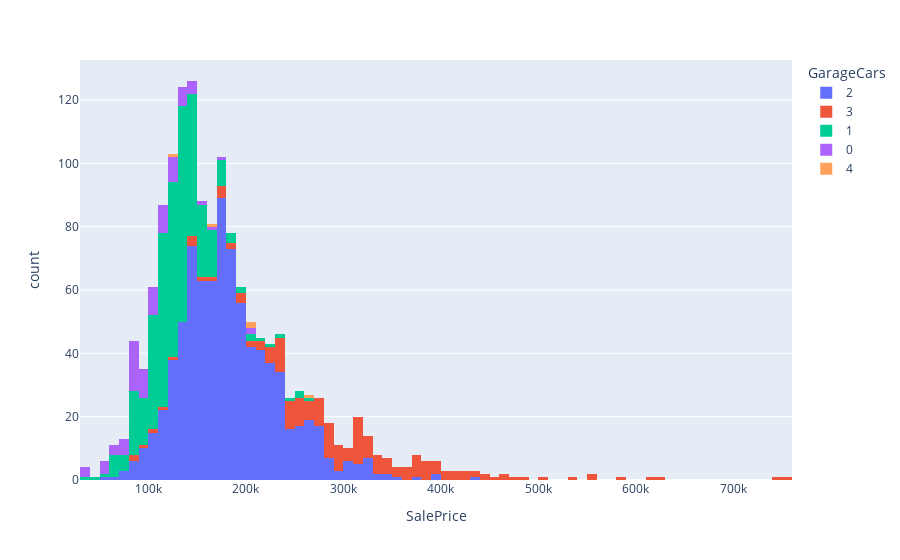

Notebook code for this chart:
### Code cell
fig = px.histogram(
    prices_df,
    x="SalePrice",
    color="GarageCars", 
)
fig.show()

### Figure 1 — Plotly figure (JSON) as saved in the notebook; plotly's stock layout.template omitted (floating-point values rounded to 4 significant figures; data arrays with more than 128 entries replaced by an {"elided": "..."} marker saying what was removed)
{"data": [{"alignmentgroup": "True", "bingroup": "x", "hovertemplate": "GarageCars=2<br>SalePrice=%{x}<br>count=%{y}<extra></extra>", "legendgroup": "2", "marker": {"color": "#636efa", "pattern": {"shape": ""}}, "name": "2", "offsetgroup": "2", "orientation": "v", "showlegend": true, "type": "histogram", "x": {"elided": "824 int values"}, "xaxis": "x", "yaxis": "y"}, {"alignmentgroup": "True", "bingroup": "x", "hovertemplate": "GarageCars=3<br>SalePrice=%{x}<br>count=%{y}<extra></extra>", "legendgroup": "3", "marker": {"color": "#EF553B", "pattern": {"shape": ""}}, "name": "3", "offsetgroup": "3", "orientation": "v", "showlegend": true, "type": "histogram", "x": {"elided": "181 int values"}, "xaxis": "x", "yaxis": "y"}, {"alignmentgroup": "True", "bingroup": "x", "hovertemplate": "GarageCars=1<br>SalePrice=%{x}<br>count=%{y}<extra></extra>", "legendgroup": "1", "marker": {"color": "#00cc96", "pattern": {"shape": ""}}, "name": "1", "offsetgroup": "1", "orientation": "v", "showlegend": true, "type": "histogram", "x": {"elided": "369 int values"}, "xaxis": "x", "yaxis": "y"}, {"alignmentgroup": "True", "bingroup": "x", "hovertemplate": "GarageCars=0<br>SalePrice=%{x}<br>count=%{y}<extra></extra>", "legendgroup": "0", "marker": {"color": "#ab63fa", "pattern": {"shape": ""}}, "name": "0", "offsetgroup": "0", "orientation": "v", "showlegend": true, "type": "histogram", "x": [82000, 113000, 136500, 85000, 123600, 128950, 115000, 84500, 87000, 115000, 141000, 79000, 103200, 127500, 104000, 98000, 110500, 76500, 88000, 135900, 89500, 61000, 81000, 100000, 79900, 81000, 118000, 124000, 34900, 106250, 86000, 39300, 107500, 108000, 118500, 147000, 75500, 67000, 200000, 60000, 85000, 84500, 55000, 52000, 179000, 96500, 128000, 109500, 141000, 145900, 150000, 127500, 116500, 37900, 135000, 85500, 102000, 100000, 160000, 97000, 127000, 118000, 93500, 94000, 80000, 200500, 93000, 80500, 91500, 130000, 99900, 139000, 82500, 55000, 79000, 52500, 122000, 112000, 92000, 136000, 84500], "xaxis": "x", "yaxis": "y"}, {"alignmentgroup": "True", "bingroup": "x", "hovertemplate": "GarageCars=4<br>SalePrice=%{x}<br>count=%{y}<extra></extra>", "legendgroup": "4", "marker": {"color": "#FFA15A", "pattern": {"shape": ""}}, "name": "4", "offsetgroup": "4", "orientation": "v", "showlegend": true, "type": "histogram", "x": [206300, 265979, 168000, 123000, 200000], "xaxis": "x", "yaxis": "y"}], "layout": {"barmode": "relative", "legend": {"title": {"text": "GarageCars"}, "tracegroupgap": 0}, "margin": {"t": 60}, "xaxis": {"anchor": "y", "domain": [0, 1], "title": {"text": "SalePrice"}}, "yaxis": {"anchor": "x", "domain": [0, 1], "title": {"text": "count"}}}}
